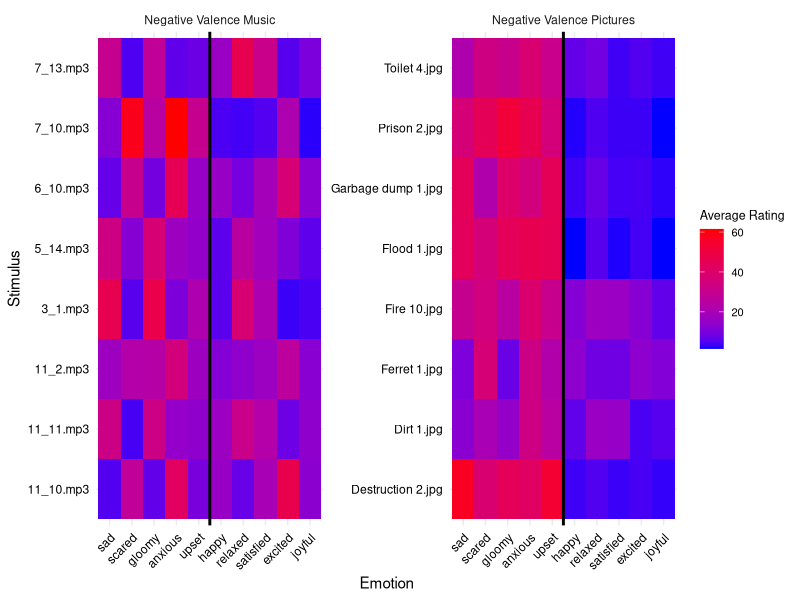
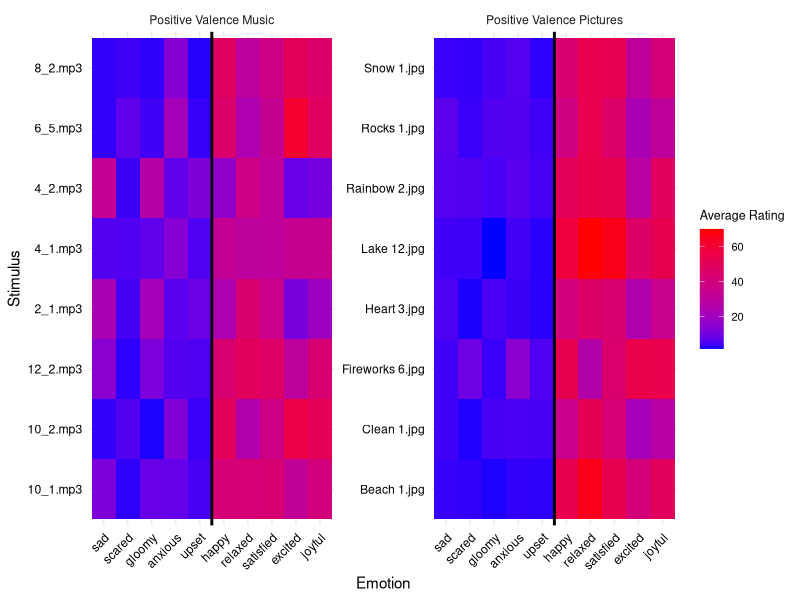
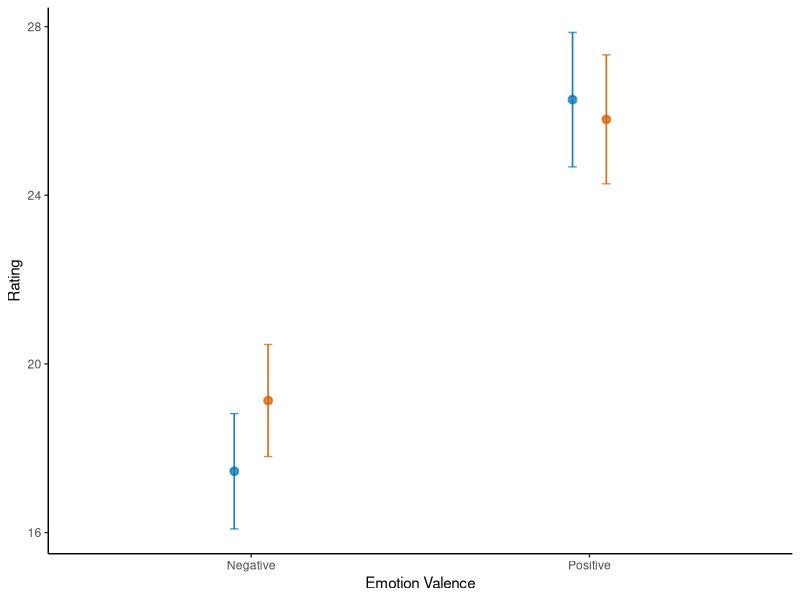
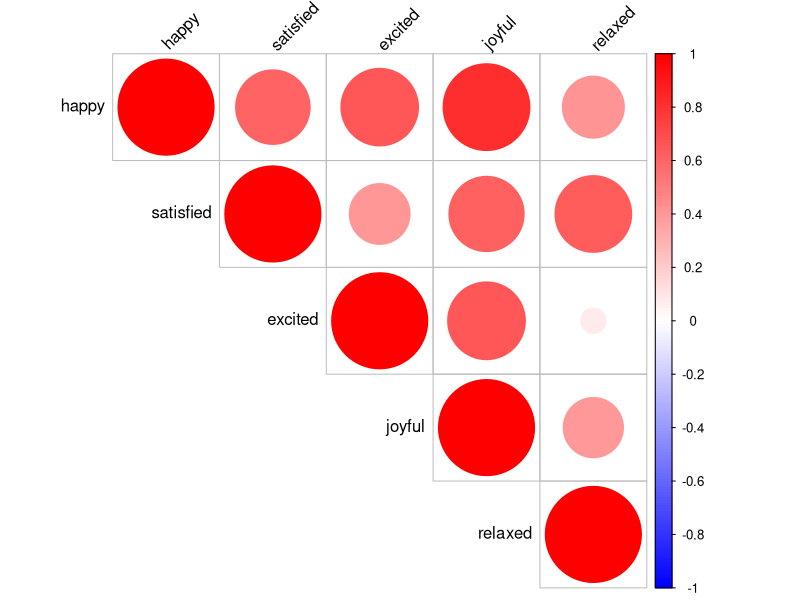
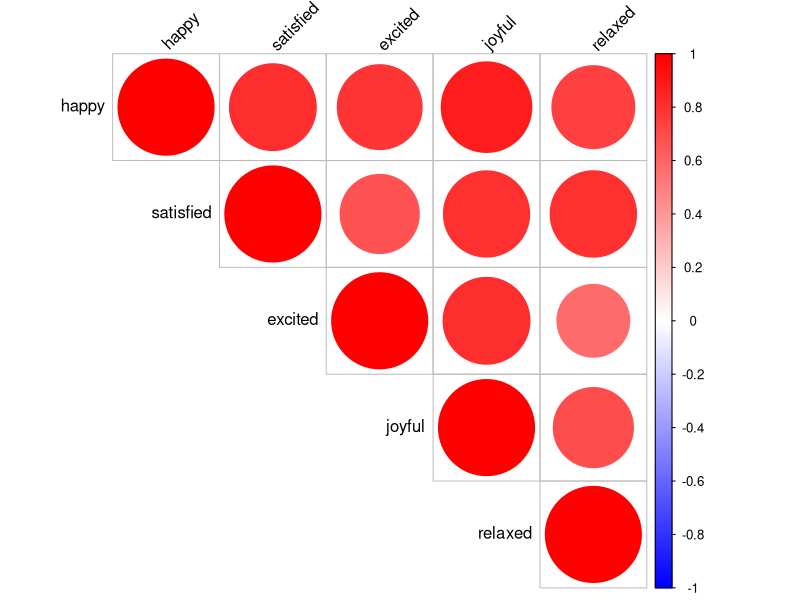
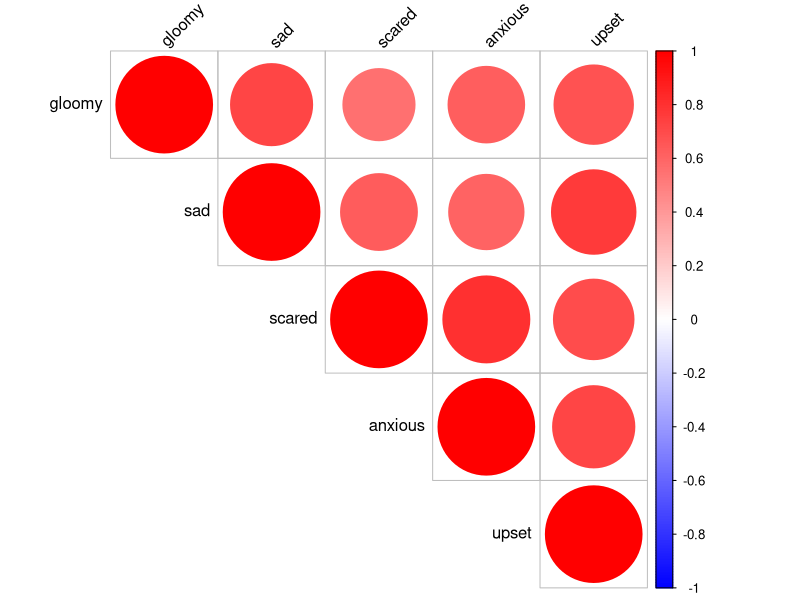
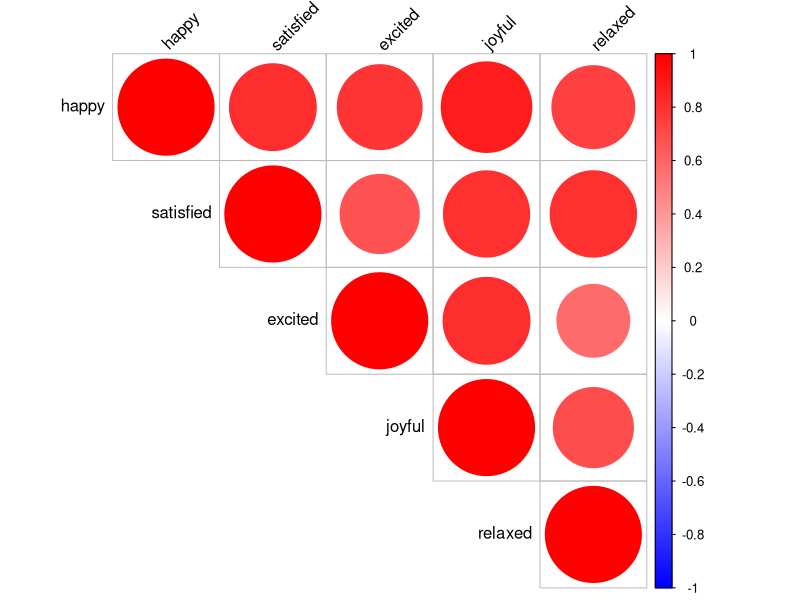
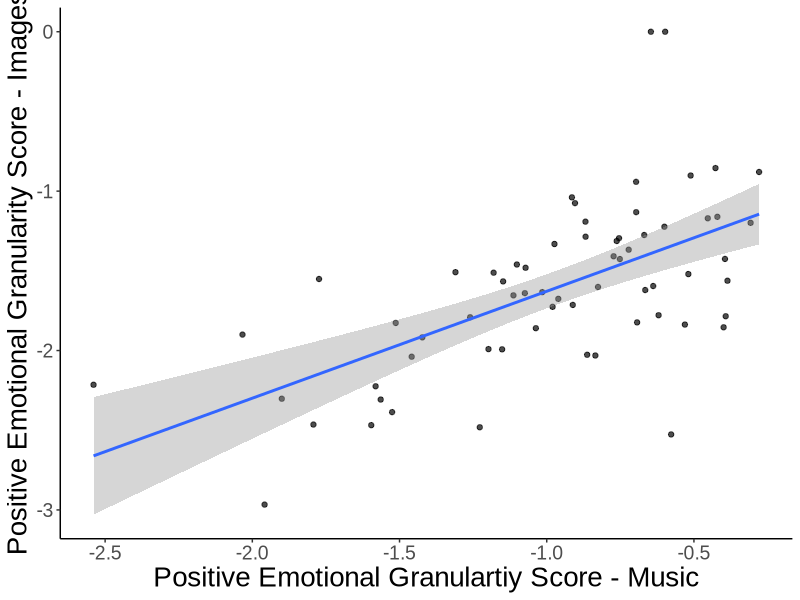

Write R code to recreate these figures, in order.
## ---- chunk 1
library(lmerTest)
library(tidyverse)
library(corrplot)
## ---- chunk 2
granularity_scores <- read.csv(file='../data/study2_granularityscores.csv')

pos_ratings <- read.csv(file='../data/study2_positiveratings.csv')

neg_ratings <- read.csv(file='../data/study2_negativeratings.csv')
## ---- chunk 3
averages_pos <- pos_ratings %>%
  pivot_longer(happy:relaxed, names_to = "Emotion", values_to = "Response") %>%
  group_by(stim, condition, Emotion) %>%
  summarise(
     `Average Rating` = mean(Response, na.rm = TRUE)
    )

averages_neg <- neg_ratings %>%
  pivot_longer(gloomy:upset, names_to = "Emotion", values_to = "Response") %>%
  group_by(stim, condition,Emotion) %>%
  summarise(
    `Average Rating` = mean(Response, na.rm = TRUE)
    )

# Positive and Negative picture and music lists
pos_pic <- c("Beach 1.jpg", "Fireworks 6.jpg", "Lake 12.jpg", "Rainbow 2.jpg", "Clean 1.jpg", "Heart 3.jpg", "Rocks 1.jpg", "Snow 1.jpg")
neg_pic <- c("Dirt 1.jpg", "Ferret 1.jpg", "Fire 10.jpg", "Flood 1.jpg", "Destruction 2.jpg", "Garbage dump 1.jpg", "Prison 2.jpg", "Toilet 4.jpg")

pos_music <- c("2_1.mp3", "4_1.mp3", "4_2.mp3", "6_5.mp3", "8_2.mp3", "10_1.mp3", "10_2.mp3", "12_2.mp3")
neg_music <- c("3_1.mp3", "5_14.mp3", "6_10.mp3", "7_10.mp3", "7_13.mp3", "11_2.mp3", "11_10.mp3", "11_11.mp3")

# Apply the filter function
# Create a function to filter data by positive or negative images/music
filter_by_type <- function(data, type_list, column_name) {
  data %>%
    filter(!!sym(column_name) %in% type_list)
}
averages_master <- rbind(averages_pos,averages_neg)
pos_pic_data <- filter_by_type(averages_master, pos_pic, "stim")
neg_pic_data <- filter_by_type(averages_master, neg_pic, "stim")

pos_music_data <- filter_by_type(averages_master, pos_music, "stim")
neg_music_data <- filter_by_type(averages_master, neg_music, "stim")

neg_averages <- rbind(neg_pic_data,neg_music_data)

neg_averages$Emotion <- factor(neg_averages$Emotion, levels = c("sad", "scared", "gloomy", "anxious", "upset", "happy", "relaxed", "satisfied", "excited", "joyful"))

neg_averages %>%
  mutate(condition = recode(condition, music = "Negative Valence Music", pic = "Negative Valence Pictures")) %>%
  ggplot(aes(x = Emotion, y = stim, fill = `Average Rating`)) +
    geom_tile() +
    #ggtitle(paste("Average Responses by Emotion and Stimulus for", group_name)) +
    xlab("Emotion") +
    ylab("Stimulus") +
    scale_fill_gradient(low = "blue", high = "red") +  # Adjust color scheme as needed
    theme_minimal() +
    theme(axis.text.x = element_text(angle = 45, hjust = 1, color = "black"), axis.text.y = element_text(color = "black"), plot.background = element_rect(fill = "white", color = NA),  # Set plot background to white
        panel.background = element_rect(fill = "white", color = NA),legend.title = element_text(size = 9), 
               legend.text = element_text(size = 8)) +
  facet_wrap(~condition, scales = "free") +
  geom_vline(xintercept=5.5, color="black", linetype="solid", size=1)

pos_averages <- rbind(pos_pic_data,pos_music_data)

pos_averages$Emotion <- factor(pos_averages$Emotion, levels = c("sad", "scared", "gloomy", "anxious", "upset", "happy", "relaxed", "satisfied", "excited", "joyful"))

pos_averages %>%
  mutate(condition = recode(condition, music = "Positive Valence Music", pic = "Positive Valence Pictures")) %>%
  ggplot(aes(x = Emotion, y = stim, fill = `Average Rating`)) +
    geom_tile() +
    #ggtitle(paste("Average Responses by Emotion and Stimulus for", group_name)) +
    xlab("Emotion") +
    ylab("Stimulus") +
    scale_fill_gradient(low = "blue", high = "red") +  # Adjust color scheme as needed
    theme_minimal() +
    theme(axis.text.x = element_text(angle = 45, hjust = 1, color = "black"), axis.text.y = element_text(color = "black"), plot.background = element_rect(fill = "white", color = NA),  # Set plot background to white
        panel.background = element_rect(fill = "white", color = NA),legend.title = element_text(size = 9), 
               legend.text = element_text(size = 8)) +
  facet_wrap(~condition, scales = "free") +
  geom_vline(xintercept=5.5, color="black", linetype="solid", size=1)
## ---- chunk 4
#pos - music
pos_ratings_music <- pos_ratings %>%
  subset(condition=="music")

# Select only the numeric columns for the correlation matrix
matrix_columns <- pos_ratings_music[c(3:7)]

# Calculate the correlation matrix
correlation_matrix <- cor(matrix_columns, use = "complete.obs")

# Function to compute significance levels
cor.mtest <- function(mat, conf.level = 0.95) {
  mat <- as.matrix(mat)
  n <- ncol(mat)
  p.mat <- matrix(NA, n, n)
  diag(p.mat) <- 0
  for (i in 1:(n - 1)) {
    for (j in (i + 1):n) {
      tmp <- cor.test(mat[, i], mat[, j], conf.level = conf.level)
      p.mat[i, j] <- p.mat[j, i] <- tmp$p.value
    }
  }
  colnames(p.mat) <- rownames(p.mat) <- colnames(mat)
  p.mat
}

# Compute p-values
p_values <- cor.mtest(matrix_columns)

# Specify the folder where you want to save the file
output_folder <- "../results/qualtrics/"

# Combine the folder path with the file name
output_file <- file.path(output_folder, "full_surveys_corrmatrix.png")

# Open a PNG device with the specified file path
png(output_file, width = 800, height = 800)

# Generate the corrplot
corrplot(correlation_matrix, method = "circle", type = "upper", 
         p.mat = p_values, sig.level = 0.05, insig = "blank",
         tl.col = "black", tl.srt = 45, addCoef.col = NULL,
         col = colorRampPalette(c("blue", "white", "red"))(200))

title(main = "", col.main = "black", font.main = 4)

# Close the PNG device
dev.off()

#pos-pics
pos_ratings_pic <- pos_ratings %>%
  subset(condition=="pic")

# Select only the numeric columns for the correlation matrix
matrix_columns <- pos_ratings_pic[c(3:7)]

# Calculate the correlation matrix
correlation_matrix <- cor(matrix_columns, use = "complete.obs")

# Function to compute significance levels
cor.mtest <- function(mat, conf.level = 0.95) {
  mat <- as.matrix(mat)
  n <- ncol(mat)
  p.mat <- matrix(NA, n, n)
  diag(p.mat) <- 0
  for (i in 1:(n - 1)) {
    for (j in (i + 1):n) {
      tmp <- cor.test(mat[, i], mat[, j], conf.level = conf.level)
      p.mat[i, j] <- p.mat[j, i] <- tmp$p.value
    }
  }
  colnames(p.mat) <- rownames(p.mat) <- colnames(mat)
  p.mat
}

# Compute p-values
p_values <- cor.mtest(matrix_columns)

# Specify the folder where you want to save the file
output_folder <- "../results/qualtrics/"

# Combine the folder path with the file name
output_file <- file.path(output_folder, "full_surveys_corrmatrix.png")

# Open a PNG device with the specified file path
png(output_file, width = 800, height = 800)

# Generate the corrplot
corrplot(correlation_matrix, method = "circle", type = "upper", 
         p.mat = p_values, sig.level = 0.05, insig = "blank",
         tl.col = "black", tl.srt = 45, addCoef.col = NULL,
         col = colorRampPalette(c("blue", "white", "red"))(200))

title(main = "", col.main = "black", font.main = 4)

# Close the PNG device
dev.off()

#neg - music
neg_ratings_pic <- neg_ratings %>%
  subset(condition=="pic")

# Select only the numeric columns for the correlation matrix
matrix_columns <- neg_ratings_pic[c(3:7)]

# Calculate the correlation matrix
correlation_matrix <- cor(matrix_columns, use = "complete.obs")

# Function to compute significance levels
cor.mtest <- function(mat, conf.level = 0.95) {
  mat <- as.matrix(mat)
  n <- ncol(mat)
  p.mat <- matrix(NA, n, n)
  diag(p.mat) <- 0
  for (i in 1:(n - 1)) {
    for (j in (i + 1):n) {
      tmp <- cor.test(mat[, i], mat[, j], conf.level = conf.level)
      p.mat[i, j] <- p.mat[j, i] <- tmp$p.value
    }
  }
  colnames(p.mat) <- rownames(p.mat) <- colnames(mat)
  p.mat
}

# Compute p-values
p_values <- cor.mtest(matrix_columns)

# Specify the folder where you want to save the file
output_folder <- "../results/qualtrics/"

# Combine the folder path with the file name
output_file <- file.path(output_folder, "full_surveys_corrmatrix.png")

# Open a PNG device with the specified file path
png(output_file, width = 800, height = 800)

# Generate the corrplot
corrplot(correlation_matrix, method = "circle", type = "upper", 
         p.mat = p_values, sig.level = 0.05, insig = "blank",
         tl.col = "black", tl.srt = 45, addCoef.col = NULL,
         col = colorRampPalette(c("blue", "white", "red"))(200))

title(main = "", col.main = "black", font.main = 4)

# Close the PNG device
dev.off()

#pos-pics
pos_ratings_pic <- pos_ratings %>%
  subset(condition=="pic")

# Select only the numeric columns for the correlation matrix
matrix_columns <- pos_ratings_pic[c(3:7)]

# Calculate the correlation matrix
correlation_matrix <- cor(matrix_columns, use = "complete.obs")

# Function to compute significance levels
cor.mtest <- function(mat, conf.level = 0.95) {
  mat <- as.matrix(mat)
  n <- ncol(mat)
  p.mat <- matrix(NA, n, n)
  diag(p.mat) <- 0
  for (i in 1:(n - 1)) {
    for (j in (i + 1):n) {
      tmp <- cor.test(mat[, i], mat[, j], conf.level = conf.level)
      p.mat[i, j] <- p.mat[j, i] <- tmp$p.value
    }
  }
  colnames(p.mat) <- rownames(p.mat) <- colnames(mat)
  p.mat
}

# Compute p-values
p_values <- cor.mtest(matrix_columns)

# Specify the folder where you want to save the file
output_folder <- "../results/qualtrics/"

# Combine the folder path with the file name
output_file <- file.path(output_folder, "full_surveys_corrmatrix.png")

# Open a PNG device with the specified file path
png(output_file, width = 800, height = 800)

# Generate the corrplot
corrplot(correlation_matrix, method = "circle", type = "upper", 
         p.mat = p_values, sig.level = 0.05, insig = "blank",
         tl.col = "black", tl.srt = 45, addCoef.col = NULL,
         col = colorRampPalette(c("blue", "white", "red"))(200))

title(main = "", col.main = "black", font.main = 4)

# Close the PNG device
dev.off()
## ---- chunk 5
#granularity across pics + music
##positive
cor.test(granularity_scores$posmusicICC, granularity_scores$pospicICC)

##negative
cor.test(granularity_scores$negmusicICC, granularity_scores$negpicICC)

##combined
cor.test(granularity_scores$allmusicICC, granularity_scores$allpicICC)
## ---- chunk 6
#granularity across pics + music
##positive
t.test(granularity_scores$posmusicICC, granularity_scores$pospicICC, paired=TRUE)

##negative
t.test(granularity_scores$negmusicICC, granularity_scores$negpicICC, paired=TRUE)

##combined
t.test(granularity_scores$allmusicICC, granularity_scores$allpicICC, paired=TRUE)
## ---- chunk 7
#gloomy sad scared anxious upset
neg_ratings$average <- (neg_ratings$gloomy + neg_ratings$sad + neg_ratings$scared + neg_ratings$anxious + neg_ratings$gloomy)/5

neg_averages <-
  neg_ratings %>%
  group_by(Participant.Public.ID, condition) %>%
  dplyr::summarize(mean = mean(average))

neg_averages$valence <- "Negative"

m1 <- lmer(data=neg_averages, mean ~ condition + (1|Participant.Public.ID))
summary(m1)

#relaxed, excited, satisfied, happy, joyful
pos_ratings$average <- (pos_ratings$relaxed + pos_ratings$excited + pos_ratings$satisfied + pos_ratings$happy + pos_ratings$joyful)/5

pos_averages <-
  pos_ratings %>%
  group_by(Participant.Public.ID, condition) %>%
  dplyr::summarize(mean = mean(average))

pos_averages$valence <- "Positive"

m1 <- lmer(data=pos_averages, mean ~ condition + (1|Participant.Public.ID))
summary(m1)

averages <- rbind(neg_averages, pos_averages)
## ---- chunk 8
pos_granularity_plot <- 
ggplot(data=granularity_scores, aes(x=posmusicICC, y=pospicICC)) +
  theme_classic()+
  theme(legend.position = "none")+
  geom_point(alpha=0.7) +
  geom_smooth(method="lm") +
  xlab("Positive Emotional Granulartiy Score - Music") +
  ylab("Positive Emotional Granularity Score - Images") +
  theme(
    axis.title.x = element_text(family="Arial", size=20),
    axis.title.y = element_text(family="Arial",size=20),
    axis.text.x = element_text(family="Arial", size=14),
    axis.text.y = element_text(family="Arial",size=14))

ggsave('../figures/study2_posgrancor.png',dpi=1000, pos_granularity_plot)

neg_granularity_plot <-
ggplot(data=granularity_scores, aes(x=negmusicICC, y=negpicICC)) +
  theme_classic()+
  theme(legend.position = "none")+
  geom_point(alpha=0.7) +
  geom_smooth(method="lm") +
  xlab("Negative Emotional Granulartiy Score - Music") +
  ylab("Negative Emotional Granularity Score - Images")+
  theme(
    axis.title.x = element_text(family="Arial", size=20),
    axis.title.y = element_text(family="Arial",size=20),
    axis.text.x = element_text(family="Arial", size=14),
    axis.text.y = element_text(family="Arial",size=14))

ggsave('../figures/study2_neggrancor.png',dpi=1000, neg_granularity_plot)


#Ices differences in ICCs
granularity_scores_long <-
  granularity_scores %>%
  pivot_longer(negmusicICC:allpicICC) 
  
granularity_scores_long$valence <- ifelse(grepl("^neg",granularity_scores_long$name), "Negative", "Positive")
granularity_scores_long$valence <- ifelse(grepl("^all",granularity_scores_long$name), "Combined", granularity_scores_long$valence)
granularity_scores_long$condition <- ifelse(grepl("pic",granularity_scores_long$name), "Images", "Music")

mag_difference <-
granularity_scores_long %>%
  subset(valence!="Combined") %>%
  ggplot(aes(x=condition, y=value)) +
  stat_summary(fun.data = 'mean_cl_normal', geom = 'errorbar', width = 0.05, alpha=0.7,position = position_nudge(x = .2, y = 0), color="red") +
  stat_summary(fun.data = 'mean_cl_normal', geom = 'pointrange', alpha=0.7,position = position_nudge(x = .2, y = 0), color="red")+
  theme_classic()+
  theme(legend.position = "none") +
  facet_wrap(~valence,scales = "free_x") +
  geom_jitter(alpha=0.7, width=0.05) +
  #geom_violinhalf(position = position_nudge(x = .2, y = 0))
  xlab("Condition") +
  ylab("Granularity Score") +
  theme(
    axis.title.x = element_text(family="Arial", size=20),
    axis.title.y = element_text(family="Arial",size=20),
    axis.text.x = element_text(family="Arial", size=14),
    axis.text.y = element_text(family="Arial",size=14),
    strip.text = element_text(family="Arial",size=16))

ggsave('../figures/study2_magdifference.png',dpi=1000, mag_difference)


#magnitude differences in raw ratings (not ICC)
ggplot(data=averages, aes(x=valence, y=mean, color=condition)) +
     stat_summary(fun.data = 'mean_se', geom = 'errorbar', width = 0.05, alpha=0.7,position=position_dodge(width=0.2)) +
  stat_summary(fun.data = 'mean_se', geom = 'pointrange', alpha=0.7,position=position_dodge(width=0.2))+
  theme_classic()+
  theme(legend.position = "none") +
  xlab("Emotion Valence") +
  ylab("Rating") +
  scale_color_manual(values=c("#0072B2", "#D55E00" )) +
  scale_fill_manual(values=c("#0072B2","#D55E00"))
## ---- chunk 9
##Pos emotions
#relaxed, excited, satisfied, happy, joyful

#relaxed - excited
relaxed_excited_cor <-
  pos_ratings %>%
  group_by(Participant.Public.ID, condition) %>%
  dplyr::summarize(cor = cor(relaxed, excited))

relaxed_excited_cor_pics <- relaxed_excited_cor %>%
  subset(condition == "pic")

relaxed_excited_cor_music <- relaxed_excited_cor %>%
  subset(condition == "music")

t.test(relaxed_excited_cor_music$cor, relaxed_excited_cor_pics$cor, paired=TRUE)

#relaxed - satisfied
relaxed_satisfied_cor <-
  pos_ratings %>%
  group_by(Participant.Public.ID, condition) %>%
  dplyr::summarize(cor = cor(relaxed, satisfied))

relaxed_satisfied_cor_pics <- relaxed_satisfied_cor %>%
  subset(condition == "pic")

relaxed_satisfied_cor_music <- relaxed_satisfied_cor %>%
  subset(condition == "music")

t.test(relaxed_satisfied_cor_music$cor, relaxed_satisfied_cor_pics$cor, paired=TRUE)

#relaxed - happy
relaxed_happy_cor <-
  pos_ratings %>%
  group_by(Participant.Public.ID, condition) %>%
  dplyr::summarize(cor = cor(relaxed, happy))

relaxed_happy_cor_pics <- relaxed_happy_cor %>%
  subset(condition == "pic")

relaxed_happy_cor_music <- relaxed_happy_cor %>%
  subset(condition == "music")

t.test(relaxed_happy_cor_music$cor, relaxed_happy_cor_pics$cor, paired=TRUE)

#relaxed - joyful
relaxed_joyful_cor <-
  pos_ratings %>%
  group_by(Participant.Public.ID, condition) %>%
  dplyr::summarize(cor = cor(relaxed, joyful))

relaxed_joyful_cor_pics <- relaxed_joyful_cor %>%
  subset(condition == "pic")

relaxed_joyful_cor_music <- relaxed_joyful_cor %>%
  subset(condition == "music")

t.test(relaxed_joyful_cor_music$cor, relaxed_joyful_cor_pics$cor, paired=TRUE)

#excited - satisfied
excited_satisfied_cor <-
  pos_ratings %>%
  group_by(Participant.Public.ID, condition) %>%
  dplyr::summarize(cor = cor(excited, satisfied))

excited_satisfied_cor_pics <- excited_satisfied_cor %>%
  subset(condition == "pic")

excited_satisfied_cor_music <- excited_satisfied_cor %>%
  subset(condition == "music")

t.test(excited_satisfied_cor_music$cor, excited_satisfied_cor_pics$cor, paired=TRUE)

#excited - happy
excited_happy_cor <-
  pos_ratings %>%
  group_by(Participant.Public.ID, condition) %>%
  dplyr::summarize(cor = cor(excited, happy))

excited_happy_cor_pics <- excited_happy_cor %>%
  subset(condition == "pic")

excited_happy_cor_music <- excited_happy_cor %>%
  subset(condition == "music")

t.test(excited_happy_cor_music$cor, excited_happy_cor_pics$cor, paired=TRUE)

#excited - joyful
excited_joyful_cor <-
  pos_ratings %>%
  group_by(Participant.Public.ID, condition) %>%
  dplyr::summarize(cor = cor(excited, joyful))

excited_joyful_cor_pics <- excited_joyful_cor %>%
  subset(condition == "pic")

excited_joyful_cor_music <- excited_joyful_cor %>%
  subset(condition == "music")

t.test(excited_joyful_cor_music$cor, excited_joyful_cor_pics$cor, paired=TRUE)

#satisfied - happy
satisfied_happy_cor <-
  pos_ratings %>%
  group_by(Participant.Public.ID, condition) %>%
  dplyr::summarize(cor = cor(satisfied, happy))

satisfied_happy_cor_pics <- satisfied_happy_cor %>%
  subset(condition == "pic")

satisfied_happy_cor_music <- satisfied_happy_cor %>%
  subset(condition == "music")

t.test(satisfied_happy_cor_music$cor, satisfied_happy_cor_pics$cor, paired=TRUE)

#satisfied - joyful
satisfied_joyful_cor <-
  pos_ratings %>%
  group_by(Participant.Public.ID, condition) %>%
  dplyr::summarize(cor = cor(satisfied, joyful))

satisfied_joyful_cor_pics <- satisfied_joyful_cor %>%
  subset(condition == "pic")

satisfied_joyful_cor_music <- satisfied_joyful_cor %>%
  subset(condition == "music")

t.test(satisfied_joyful_cor_music$cor, satisfied_joyful_cor_pics$cor, paired=TRUE)

#joyful - happy
joyful_happy_cor <-
  pos_ratings %>%
  group_by(Participant.Public.ID, condition) %>%
  dplyr::summarize(cor = cor(joyful, happy))

joyful_happy_cor_pics <- joyful_happy_cor %>%
  subset(condition == "pic")

joyful_happy_cor_music <- joyful_happy_cor %>%
  subset(condition == "music")

t.test(joyful_happy_cor_music$cor, joyful_happy_cor_pics$cor, paired=TRUE)

#neg emotions
#gloomy sad scared anxious upset
#gloomy - sad
gloomy_sad_cor <-
  neg_ratings %>%
  group_by(Participant.Public.ID, condition) %>%
  dplyr::summarize(cor = cor(gloomy, sad))

gloomy_sad_cor_pics <- gloomy_sad_cor %>%
  subset(condition == "pic")

gloomy_sad_cor_music <- gloomy_sad_cor %>%
  subset(condition == "music")

t.test(gloomy_sad_cor_music$cor, gloomy_sad_cor_pics$cor, paired=TRUE)

#gloomy - scared
gloomy_scared_cor <-
  neg_ratings %>%
  group_by(Participant.Public.ID, condition) %>%
  dplyr::summarize(cor = cor(gloomy, scared))

gloomy_scared_cor_pics <- gloomy_scared_cor %>%
  subset(condition == "pic")

gloomy_scared_cor_music <- gloomy_scared_cor %>%
  subset(condition == "music")

t.test(gloomy_scared_cor_music$cor, gloomy_scared_cor_pics$cor, paired=TRUE)

#gloomy - anxious
gloomy_anxious_cor <-
  neg_ratings %>%
  group_by(Participant.Public.ID, condition) %>%
  dplyr::summarize(cor = cor(gloomy, anxious))

gloomy_anxious_cor_pics <- gloomy_anxious_cor %>%
  subset(condition == "pic")

gloomy_anxious_cor_music <- gloomy_anxious_cor %>%
  subset(condition == "music")

t.test(gloomy_anxious_cor_music$cor, gloomy_anxious_cor_pics$cor, paired=TRUE)

#gloomy - upset
gloomy_upset_cor <-
  neg_ratings %>%
  group_by(Participant.Public.ID, condition) %>%
  dplyr::summarize(cor = cor(gloomy, upset))

gloomy_upset_cor_pics <- gloomy_upset_cor %>%
  subset(condition == "pic")

gloomy_upset_cor_music <- gloomy_upset_cor %>%
  subset(condition == "music")

t.test(gloomy_upset_cor_music$cor, gloomy_upset_cor_pics$cor, paired=TRUE)

#sad - scared
sad_scared_cor <-
  neg_ratings %>%
  group_by(Participant.Public.ID, condition) %>%
  dplyr::summarize(cor = cor(sad, scared))

sad_scared_cor_pics <- sad_scared_cor %>%
  subset(condition == "pic")

sad_scared_cor_music <- sad_scared_cor %>%
  subset(condition == "music")

t.test(sad_scared_cor_music$cor, sad_scared_cor_pics$cor, paired=TRUE)

#sad - anxious
sad_anxious_cor <-
  neg_ratings %>%
  group_by(Participant.Public.ID, condition) %>%
  dplyr::summarize(cor = cor(sad, anxious))

sad_anxious_cor_pics <- sad_anxious_cor %>%
  subset(condition == "pic")

sad_anxious_cor_music <- sad_anxious_cor %>%
  subset(condition == "music")

t.test(sad_anxious_cor_music$cor, sad_anxious_cor_pics$cor, paired=TRUE)

#sad - upset
sad_upset_cor <-
  neg_ratings %>%
  group_by(Participant.Public.ID, condition) %>%
  dplyr::summarize(cor = cor(sad, upset))

sad_upset_cor_pics <- sad_upset_cor %>%
  subset(condition == "pic")

sad_upset_cor_music <- sad_upset_cor %>%
  subset(condition == "music")

t.test(sad_upset_cor_music$cor, sad_upset_cor_pics$cor, paired=TRUE)

#scared - anxious
scared_anxious_cor <-
  neg_ratings %>%
  group_by(Participant.Public.ID, condition) %>%
  dplyr::summarize(cor = cor(scared, anxious))

scared_anxious_cor_pics <- scared_anxious_cor %>%
  subset(condition == "pic")

scared_anxious_cor_music <- scared_anxious_cor %>%
  subset(condition == "music")

t.test(scared_anxious_cor_music$cor, scared_anxious_cor_pics$cor, paired=TRUE)

#scared - upset
scared_upset_cor <-
  neg_ratings %>%
  group_by(Participant.Public.ID, condition) %>%
  dplyr::summarize(cor = cor(scared, upset))

scared_upset_cor_pics <- scared_upset_cor %>%
  subset(condition == "pic")

scared_upset_cor_music <- scared_upset_cor %>%
  subset(condition == "music")

t.test(scared_upset_cor_music$cor, scared_upset_cor_pics$cor, paired=TRUE)

#upset - anxious
upset_anxious_cor <-
  neg_ratings %>%
  group_by(Participant.Public.ID, condition) %>%
  dplyr::summarize(cor = cor(upset, anxious))

upset_anxious_cor_pics <- upset_anxious_cor %>%
  subset(condition == "pic")

upset_anxious_cor_music <- upset_anxious_cor %>%
  subset(condition == "music")

t.test(upset_anxious_cor_music$cor, upset_anxious_cor_pics$cor, paired=TRUE)
## ---- chunk 10
##Pos emotions
#relaxed (low), excited (high), satisfied (low), happy (high), joyful (high)
relaxed_excited_cor$arousal_dif <- "different"
relaxed_satisfied_cor$arousal_dif <- "same"
relaxed_happy_cor$arousal_dif <- "different"
relaxed_joyful_cor$arousal_dif <- "different"
excited_satisfied_cor$arousal_dif <- "different"
excited_happy_cor$arousal_dif <- "same"
excited_joyful_cor$arousal_dif <- "same"
satisfied_happy_cor$arousal_dif <- "different"
satisfied_joyful_cor$arousal_dif <- "different"
joyful_happy_cor$arousal_dif <- "same"

master <- rbind(relaxed_excited_cor, relaxed_satisfied_cor, relaxed_happy_cor, 
                relaxed_joyful_cor,excited_satisfied_cor,excited_happy_cor,
                excited_joyful_cor,satisfied_happy_cor,satisfied_joyful_cor,
                joyful_happy_cor)
master$condition <- as.factor(master$condition)
contrasts(master$condition) <- c(-0.5,0.5)
master$arousal_dif <- as.factor(master$arousal_dif)
contrasts(master$arousal_dif) <- c(-0.5,0.5)

test <- lmer(data=master, scale(cor) ~ condition*arousal_dif + (condition*arousal_dif|Participant.Public.ID))
summary(test)

##Neg emotions
gloomy_sad_cor$arousal_dif <- "same"
gloomy_scared_cor$arousal_dif <- "different"
gloomy_anxious_cor$arousal_dif <- "different"
gloomy_upset_cor$arousal_dif <- "different"
sad_anxious_cor$arousal_dif <- "different"
sad_upset_cor$arousal_dif <- "different"
scared_anxious_cor$arousal_dif <- "same"
scared_upset_cor$arousal_dif <- "same"
upset_anxious_cor$arousal_dif <- "same"
sad_scared_cor$arousal_dif <- "different"

master_neg <- rbind(gloomy_sad_cor, gloomy_scared_cor, gloomy_anxious_cor, 
                gloomy_upset_cor,sad_anxious_cor,sad_upset_cor,
                scared_upset_cor,scared_anxious_cor,scared_anxious_cor,
                sad_scared_cor)
master_neg$condition <- as.factor(master_neg$condition)
contrasts(master_neg$condition) <- c(-0.5,0.5)
master_neg$arousal_dif <- as.factor(master_neg$arousal_dif)
contrasts(master_neg$arousal_dif) <- c(-0.5,0.5)

test <- lmer(data=master_neg, scale(cor) ~ condition*arousal_dif + (condition*arousal_dif|Participant.Public.ID))
summary(test)

master$valence <- "Positive"
master_neg$valence <- "Negative"

master_posneg <- rbind(master,master_neg)
## ---- chunk 11
arousal_differentiation <-
master_posneg %>%
  mutate(arousal_dif = recode(arousal_dif, "different" = "Different", "same" = "Similar")) %>%
  ggplot(aes(x=arousal_dif, y=cor, color=condition)) +
   stat_summary(fun.data = 'mean_se', geom = 'errorbar', width = 0.05, alpha=0.7, size=0.75) +
  stat_summary(fun.data = 'mean_se', geom = 'pointrange', alpha=0.7, size=0.75)+
  theme_classic() +
  theme(legend.position = "none") +
  facet_wrap(~valence)+
  xlab("Arousal Level") +
  ylab("Correlation Among Emotion Ratings")  +    
  theme(
    axis.title.x = element_text(family="Arial", size=22),
    axis.title.y = element_text(family="Arial",size=22),
    axis.text.x = element_text(family="Arial", size=16),
    axis.text.y = element_text(family="Arial",size=16),
    strip.text = element_text(family="Arial",size=18))+
  scale_color_manual(values=c("#0072B2", "#D55E00" )) +
  scale_fill_manual(values=c("#0072B2","#D55E00")) 


ggsave('../figures/study2_arousal_differentiation.png',dpi=1000, arousal_differentiation, width=7)
